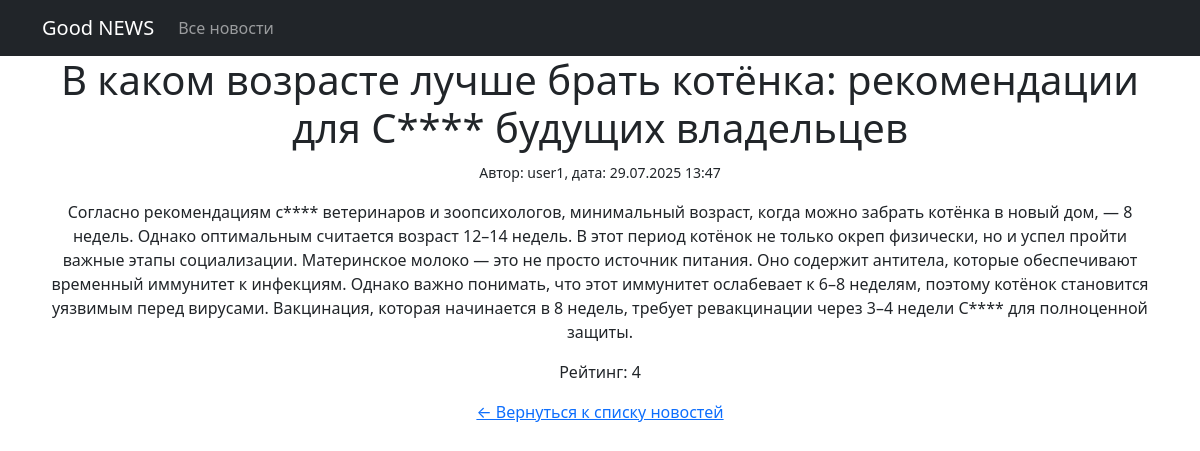
/news/3/, run on the app's committed database.
### news/models.py (models this page shows, shortened)
class Post(models.Model):
    author = models.ForeignKey(Author, on_delete=models.CASCADE)
    post_type = models.CharField(max_length=2, choices=POST_TYPES, default='AR')
    data_time_created = models.DateTimeField(auto_now_add=True)
    categories = models.ManyToManyField(Category, through='PostCategory')
    title = models.CharField(max_length=255)
    text = models.TextField()
    rating = models.IntegerField(default=0)

class Author(models.Model):
    user = models.OneToOneField(User, on_delete=models.CASCADE)
    rating = models.IntegerField(default=0)

### news/views.py (the view)
# urls.py: path('<int:pk>/', PostDetail.as_view(), name='news_detail'),
class PostDetail(DetailView):
    model = Post
    template_name = 'news_detail.html'
    context_object_name = 'news'

### news/templatetags/custom_filters.py (called while the page is built)
@register.filter(name='censor_words')
def censor_words(value):
    if not isinstance(value, str):
        return value
    def censor_match(match):
        word = match.group()
        if len(word) > 1 and (word[0].isalpha() and word[0].lower() == word[0] or word[0].isupper()):
            if word.lower() in BAD_WORDS:
                return word[0] + '*' * (len(word) - 1)
        return word
    pattern = re.compile(r'\b[А-Яа-яЁё]+\b')
    censored_text = pattern.sub(censor_match, value)
    return censored_text

### templates/news_detail.html
{% extends 'flatpages/default.html' %}
{% load custom_filters %}
{% block content %}
<h1>{{ news.title|censor_words }}</h1>
<p><small>Автор: {{ news.author.user.username }}, дата: {{ news.data_time_created|date:"d.m.Y H:i" }}</small></p>
<div>
    {{ news.text|censor_words|linebreaks }}
</div>
<p>Рейтинг: {{ news.rating }}</p>
<a href="{% url 'news_list' %}">← Вернуться к списку новостей</a>
{% endblock %}

### data on the page
Post: title|censor_words "В каком возрасте лучше брать котёнка: рекомендации для С**** будущих владельцев", author.user.username "user1", data_time_created "29.07.2025 13:47", text|censor_words "Согласно рекомендациям с**** ветеринаров и зоопсихологов, минимальный возраст, когда можно забрать котёнка в новый дом, — 8 недель. Однако оптимальным считается возраст 12–14 недель. В этот период котёнок не только окреп физически, но и успел пройти важные этапы социализации. Материнское молоко — это не просто источник питания. Оно содержит антитела, которые обеспечивают временный иммунитет к инфекциям. Однако важно понимать, что этот иммунитет ослабевает к 6–8 неделям, поэтому котёнок становится уязвимым перед вирусами. Вакцинация, которая начинается в 8 недель, требует ревакцинации через 3–4 недели С**** для полноценной защиты.", rating "4"
